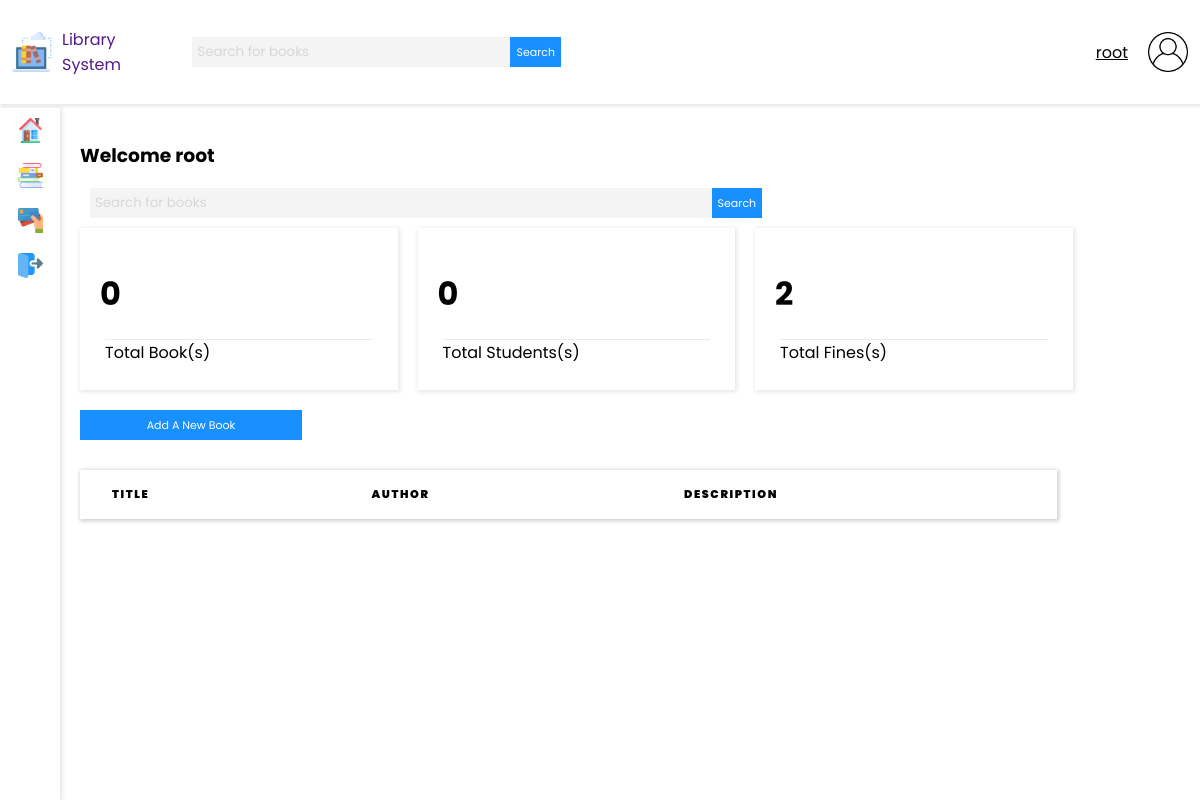
The app's page / (signed in), older data.
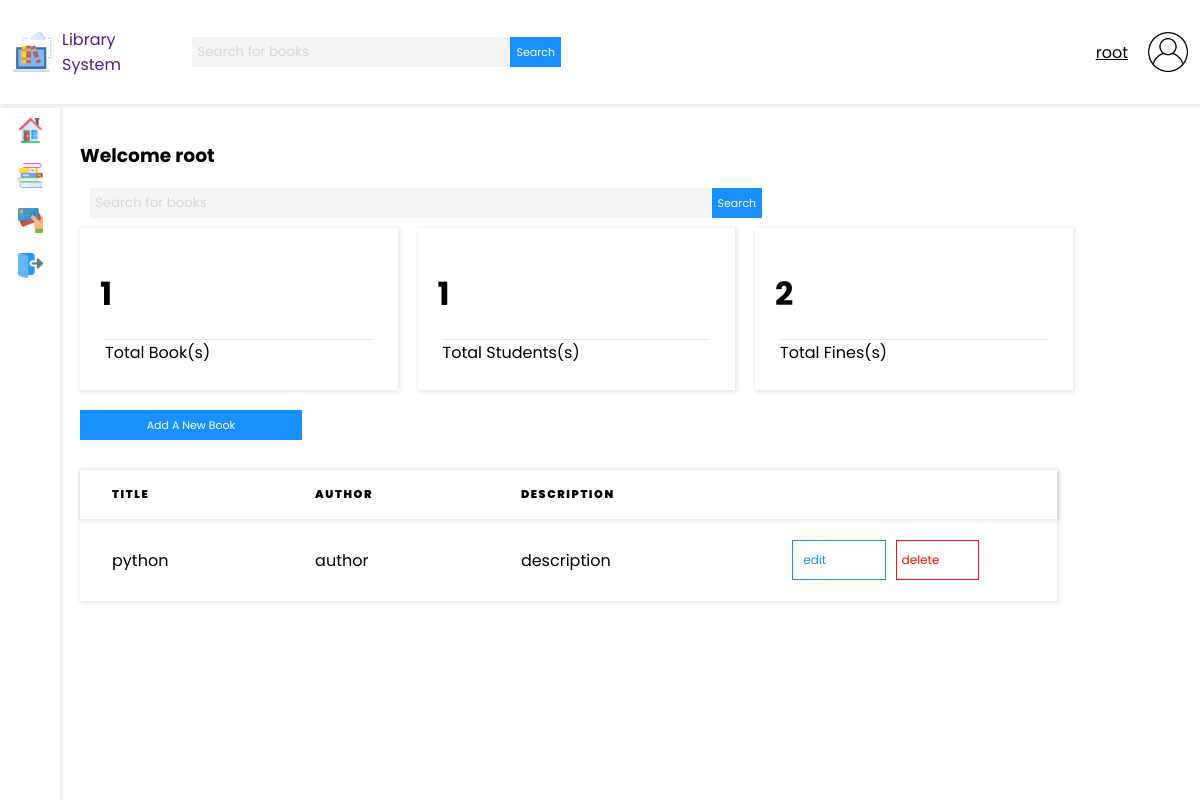
The same page, newer data.
### base/models.py (models this page shows, shortened)
class Book(models.Model):
    title = models.CharField(max_length=200)
    author = models.CharField(max_length=200)
    description = models.TextField(null=True, blank=True)
    updated = models.DateField(auto_now=True)
    updated = models.DateField(auto_now_add=True)

### base/views.py (the view)
# urls.py: path('', views.home, name='home'),
@login_required(login_url='/login')
def home(request):
    q = request.GET.get('q') if request.GET.get('q') != None else ''
    total_students = Role.objects.filter(role='Student').count()
    total_books = Book.objects.count()
    books = Book.objects.filter(Q(title__icontains=q) | Q(author__icontains=q))
    user_role = Role.objects.get(user=request.user.id)
    context = {
        'books': books,
        'total_books': total_books,
        'total_students': total_students,
        'user_role': user_role,
        'q': q
    }
    return render(request, 'dashboard.html', context)

### templates/dashboard.html (shortened to what this page needs)
{% extends 'main.html' %}
{% load static %}
{% block content %}
<h3>Welcome {{ request.user }}</h3>
<form method="GET" action="" class="nav-search nav-search-mobile">
    <input value="{{ q }}" name="q" class="nav-search-input" type="text" placeholder="Search for books">
    <button class="nav-search-button" type="submit">Search</button>
</form>
{% if user_role.role == 'Student' %}
<div class="student-books-container">
    {% for book in books %}
    <div class="book-card">
        <div class="book-card-image-container">
            <image class="book-card-image" src="{% static 'images/studentBook.png' %}" alt="">
        </div>
        <div class="book-card-text">
            <h3>{{ book.title }}</h3>
            <p>{{ book.description}}</p>
            <p class="small-student-text">By {{ book.author }}</p>
            <a class="edit-button" href="{% url 'borrow_book' book.id %}">Borrow</a>
        </div>
    </div>
    {% endfor %}
</div>
{% else %}
<div class="dashboard-card-container">
    <div class="dashboard-card">
        <h1>{{ total_books }}</h1>
        <p>Total Book(s)</p>
    </div>
    <div class="dashboard-card">
        <h1>{{ total_students }}</h1>
        <p>Total Students(s)</p>
    </div>
    <div class="dashboard-card">
        <h1>2</h1>
        <p>Total Fines(s)</p>
    </div>
</div>
<div class="">
    <a class="button-primary" href="{% url 'create_book' %}">Add A New Book</a>
    <table class="books-table-container">
        <thead>
            <tr>
                <th>Title</th>
                <th class="table-responsive">Author</th>
                <th class="table-responsive">Description</th>
            </tr>
        </thead>
        <tbody>
            {% for book in books %}
            <tr>
                <td>
                    {{ book.title }}
                </td>
                <td class="table-responsive">{{ book.author }}</td>
                <td class="table-responsive">{{ book.description }}</td>
                <td class="table-actions table-responsive">
                    <a href="{% url 'edit_book' book.id %}" class="edit-button">edit</a>
                    <a href="{% url 'delete_book' book.id %}" class="delete-button">delete</a>
                </td>
            </tr>
            {% endfor %}
        </tbody>
    </table>
</div>
{% endif %}
{% endblock%}

Row changes from the older to the newer data that the page shows:
added Book: title "python", author "author", description "description"
Text that changed along with them:
{{ total_books }}: "0" → "1"
{{ total_students }}: "0" → "1"
